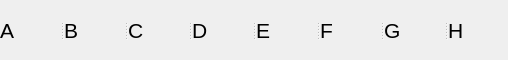
     <widget class="QSplitter" name="splitter_9">
      <property name="orientation">
       <enum>Qt::Horizontal</enum>
      </property>
      <widget class="QLabel" name="label">
       <property name="minimumSize">
        <size>
         <width>60</width>
         <height>60</height>
        </size>
       </property>
       <property name="maximumSize">
        <size>
         <width>60</width>
         <height>60</height>
        </size>
       </property>
       <property name="baseSize">
        <size>
         <width>60</width>
         <height>60</height>
        </size>
       </property>
       <property name="font">
        <font>
         <family>Arial</family>
         <pointsize>16</pointsize>
        </font>
       </property>
       <property name="layoutDirection">
        <enum>Qt::LeftToRight</enum>
       </property>
       <property name="text">
        <string>A</string>
       </property>
      </widget>
      <widget class="QLabel" name="label_12">
       <property name="minimumSize">
        <size>
         <width>60</width>
         <height>60</height>
        </size>
       </property>
       <property name="maximumSize">
        <size>
         <width>60</width>
         <height>60</height>
        </size>
       </property>
       <property name="baseSize">
        <size>
         <width>60</width>
         <height>60</height>
        </size>
       </property>
       <property name="font">
        <font>
         <family>Arial</family>
         <pointsize>16</pointsize>
        </font>
       </property>
       <property name="layoutDirection">
        <enum>Qt::LeftToRight</enum>
       </property>
       <property name="text">
        <string>B</string>
       </property>
      </widget>
      <widget class="QLabel" name="label_21">
       <property name="minimumSize">
        <size>
         <width>60</width>
         <height>60</height>
        </size>
       </property>
       <property name="maximumSize">
        <size>
         <width>60</width>
         <height>60</height>
        </size>
       </property>
       <property name="baseSize">
        <size>
         <width>60</width>
         <height>60</height>
        </size>
       </property>
       <property name="font">
        <font>
         <family>Arial</family>
         <pointsize>16</pointsize>
        </font>
       </property>
       <property name="layoutDirection">
        <enum>Qt::LeftToRight</enum>
       </property>
       <property name="text">
        <string>C</string>
       </property>
      </widget>
      <widget class="QLabel" name="label_30">
       <property name="minimumSize">
        <size>
         <width>60</width>
         <height>60</height>
        </size>
       </property>
       <property name="maximumSize">
        <size>
         <width>60</width>
         <height>60</height>
        </size>
       </property>
       <property name="baseSize">
        <size>
         <width>60</width>
         <height>60</height>
        </size>
       </property>
       <property name="font">
        <font>
         <family>Arial</family>
         <pointsize>16</pointsize>
        </font>
       </property>
       <property name="layoutDirection">
        <enum>Qt::LeftToRight</enum>
       </property>
       <property name="text">
        <string>D</string>
       </property>
      </widget>
      <widget class="QLabel" name="label_39">
       <property name="minimumSize">
        <size>
         <width>60</width>
         <height>60</height>
        </size>
       </property>
       <property name="maximumSize">
        <size>
         <width>60</width>
         <height>60</height>
        </size>
       </property>
       <property name="baseSize">
        <size>
         <width>60</width>
         <height>60</height>
        </size>
       </property>
       <property name="font">
        <font>
         <family>Arial</family>
         <pointsize>16</pointsize>
        </font>
       </property>
       <property name="layoutDirection">
        <enum>Qt::LeftToRight</enum>
       </property>
       <property name="text">
        <string>E</string>
       </property>
      </widget>
      <widget class="QLabel" name="label_48">
       <property name="minimumSize">
        <size>
         <width>60</width>
         <height>60</height>
        </size>
       </property>
       <property name="maximumSize">
        <size>
         <width>60</width>
         <height>60</height>
        </size>
       </property>
       <property name="baseSize">
        <size>
         <width>60</width>
         <height>60</height>
        </size>
       </property>
       <property name="font">
        <font>
         <family>Arial</family>
         <pointsize>16</pointsize>
        </font>
       </property>
       <property name="layoutDirection">
        <enum>Qt::LeftToRight</enum>
       </property>
       <property name="text">
        <string>F</string>
       </property>
      </widget>
      <widget class="QLabel" name="label_57">
       <property name="minimumSize">
        <size>
         <width>60</width>
         <height>60</height>
        </size>
       </property>
       <property name="maximumSize">
        <size>
         <width>60</width>
         <height>60</height>
        </size>
       </property>
       <property name="baseSize">
        <size>
         <width>60</width>
         <height>60</height>
        </size>
       </property>
       <property name="font">
        <font>
         <family>Arial</family>
         <pointsize>16</pointsize>
        </font>
       </property>
       <property name="layoutDirection">
        <enum>Qt::LeftToRight</enum>
       </property>
       <property name="text">
        <string>G</string>
       </property>
      </widget>
      <widget class="QLabel" name="label_66">
       <property name="minimumSize">
        <size>
         <width>60</width>
         <height>60</height>
        </size>
       </property>
       <property name="maximumSize">
        <size>
         <width>60</width>
         <height>60</height>
        </size>
       </property>
       <property name="baseSize">
        <size>
         <width>60</width>
         <height>60</height>
        </size>
       </property>
       <property name="font">
        <font>
         <family>Arial</family>
         <pointsize>16</pointsize>
        </font>
       </property>
       <property name="layoutDirection">
        <enum>Qt::LeftToRight</enum>
       </property>
       <property name="text">
        <string>H</string>
       </property>
      </widget>
     </widget>
